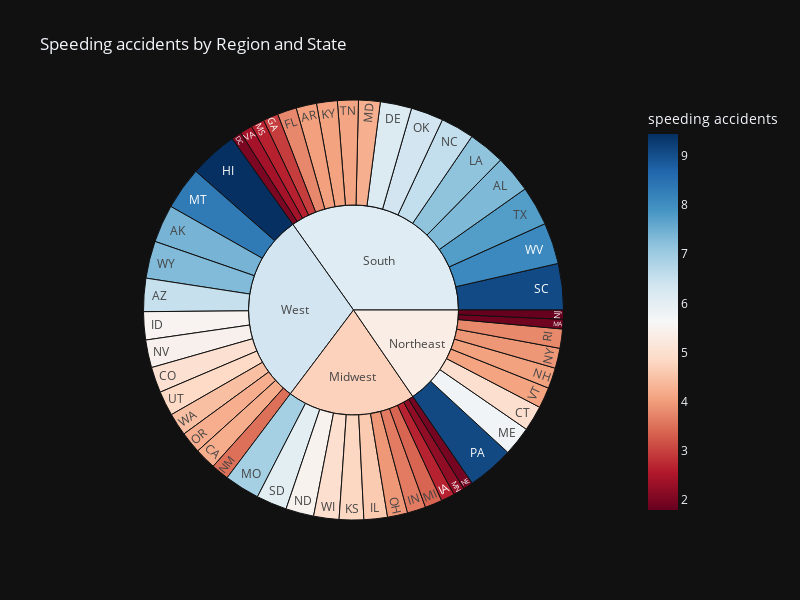

The code cell stored with this chart in its notebook:
### Code cell
fig = px.sunburst(df,
                  path = ['region', 'abbrev'],
                  values = 'speeding',
                  title = 'Speeding accidents by Region and State',
                labels = {'abbrev': 'State', 'speeding':'speeding accidents'},
                color = 'speeding',
                color_continuous_scale = px.colors.sequential.RdBu,
                height = 600, width = 800, template = 'plotly_dark')
fig.show()

### Figure 1 — Plotly figure (JSON) as saved in the notebook; plotly's stock layout.template omitted (floating-point values rounded to 4 significant figures)
{"data": [{"branchvalues": "total", "customdata": [[7.332], [7.421], [6.51], [4.032], [4.2], [5.032], [4.968], [6.156], [2.006], [3.759], [2.964], [9.45], [5.508], [4.608], [3.625], [2.669], [4.806], [4.066], [7.175], [5.738], [4.25], [1.886], [3.384], [2.208], [2.64], [6.923], [8.346], [1.937], [5.439], [4.06], [1.792], [3.496], [3.936], [6.552], [5.497], [3.948], [6.368], [4.224], [9.1], [3.774], [9.082], [6.014], [4.095], [7.76], [4.859], [4.08], [2.413], [4.452], [8.092], [4.968], [7.308], [6.109], [6.377], [5.34], [4.73]], "domain": {"x": [0, 1], "y": [0, 1]}, "hovertemplate": "labels=%{label}<br>speeding_sum=%{value}<br>parent=%{parent}<br>id=%{id}<br>speeding accidents=%{color}<extra></extra>", "ids": ["South/AL", "West/AK", "West/AZ", "South/AR", "West/CA", "West/CO", "Northeast/CT", "South/DE", "South/DC", "South/FL", "South/GA", "West/HI", "West/ID", "Midwest/IL", "Midwest/IN", "Midwest/IA", "Midwest/KS", "South/KY", "South/LA", "Northeast/ME", "South/MD", "Northeast/MA", "Midwest/MI", "Midwest/MN", "South/MS", "Midwest/MO", "West/MT", "Midwest/NE", "West/NV", "Northeast/NH", "Northeast/NJ", "West/NM", "Northeast/NY", "South/NC", "Midwest/ND", "Midwest/OH", "South/OK", "West/OR", "Northeast/PA", "Northeast/RI", "South/SC", "Midwest/SD", "South/TN", "South/TX", "West/UT", "Northeast/VT", "South/VA", "West/WA", "South/WV", "Midwest/WI", "West/WY", "South", "West", "Northeast", "Midwest"], "labels": ["AL", "AK", "AZ", "AR", "CA", "CO", "CT", "DE", "DC", "FL", "GA", "HI", "ID", "IL", "IN", "IA", "KS", "KY", "LA", "ME", "MD", "MA", "MI", "MN", "MS", "MO", "MT", "NE", "NV", "NH", "NJ", "NM", "NY", "NC", "ND", "OH", "OK", "OR", "PA", "RI", "SC", "SD", "TN", "TX", "UT", "VT", "VA", "WA", "WV", "WI", "WY", "South", "West", "Northeast", "Midwest"], "marker": {"coloraxis": "coloraxis", "colors": [7.332, 7.421, 6.51, 4.032, 4.2, 5.032, 4.968, 6.156, 2.006, 3.759, 2.964, 9.45, 5.508, 4.608, 3.625, 2.669, 4.806, 4.066, 7.175, 5.738, 4.25, 1.886, 3.384, 2.208, 2.64, 6.923, 8.346, 1.937, 5.439, 4.06, 1.792, 3.496, 3.936, 6.552, 5.497, 3.948, 6.368, 4.224, 9.1, 3.774, 9.082, 6.014, 4.095, 7.76, 4.859, 4.08, 2.413, 4.452, 8.092, 4.968, 7.308, 6.109, 6.377, 5.34, 4.73]}, "name": "", "parents": ["South", "West", "West", "South", "West", "West", "Northeast", "South", "South", "South", "South", "West", "West", "Midwest", "Midwest", "Midwest", "Midwest", "South", "South", "Northeast", "South", "Northeast", "Midwest", "Midwest", "South", "Midwest", "West", "Midwest", "West", "Northeast", "Northeast", "West", "Northeast", "South", "Midwest", "Midwest", "South", "West", "Northeast", "Northeast", "South", "Midwest", "South", "South", "West", "Northeast", "South", "West", "South", "Midwest", "West", "", "", "", ""], "type": "sunburst", "values": [7.332, 7.421, 6.51, 4.032, 4.2, 5.032, 4.968, 6.156, 2.006, 3.759, 2.964, 9.45, 5.508, 4.608, 3.625, 2.669, 4.806, 4.066, 7.175, 5.738, 4.25, 1.886, 3.384, 2.208, 2.64, 6.923, 8.346, 1.937, 5.439, 4.06, 1.792, 3.496, 3.936, 6.552, 5.497, 3.948, 6.368, 4.224, 9.1, 3.774, 9.082, 6.014, 4.095, 7.76, 4.859, 4.08, 2.413, 4.452, 8.092, 4.968, 7.308, 88.74, 76.25, 39.33, 50.59]}], "layout": {"coloraxis": {"colorbar": {"title": {"text": "speeding accidents"}}, "colorscale": [[0, "rgb(103,0,31)"], [0.1, "rgb(178,24,43)"], [0.2, "rgb(214,96,77)"], [0.3, "rgb(244,165,130)"], [0.4, "rgb(253,219,199)"], [0.5, "rgb(247,247,247)"], [0.6, "rgb(209,229,240)"], [0.7, "rgb(146,197,222)"], [0.8, "rgb(67,147,195)"], [0.9, "rgb(33,102,172)"], [1, "rgb(5,48,97)"]]}, "height": 600, "legend": {"tracegroupgap": 0}, "title": {"text": "Speeding accidents by Region and State"}, "width": 800}}
